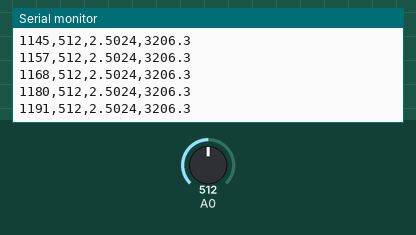
Bench run of a sketch on a simulated Arduino Uno, built with avr-gcc and run on an emulated ATmega328P. Shown: the last lines printed to the serial monitor. The test bench sets the inputs (shaded band); at power-on: A0 = 512.

Above: at 1.2 s.
1.3 s: A0 set to 5
At 2.0 s:
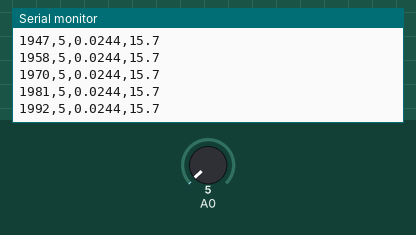
2.8 s: A0 set to 2
At 3.8 s:
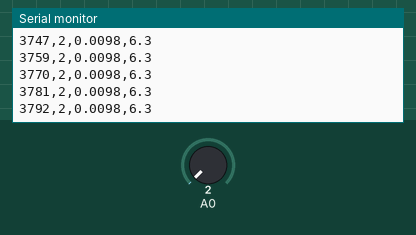
4.3 s: A0 set to 1006
At 5.3 s:
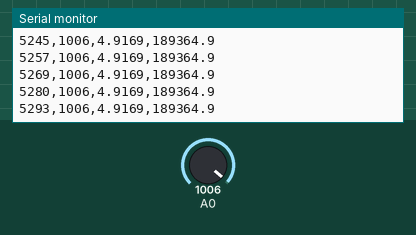
5.8 s: A0 set to 1023
At 6.4 s:
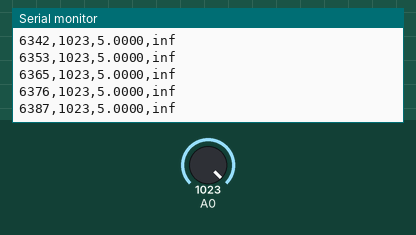
Timing chart, 0 to 8.3 s (numbered marks = the images above; inputs shaded):
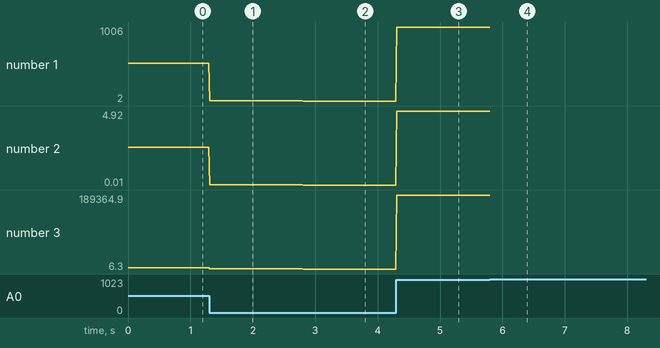

Measured:
- the behaviour switches between 1022 and 1023 on A0 (found by bisection; images 3 and 4)

The sketch:

testVoltage.ino
```cpp
void setup() {
  Serial.begin(115200);
}

void loop() {
  int raw = analogRead(A0);
  float voltage = raw * (5.0 / 1023.0);
  float Rs = 3200.0;
  float R_sensor = Rs * voltage / (5.0 - voltage);

  Serial.print(millis());
  Serial.print(",");
  Serial.print(raw);
  Serial.print(",");
  Serial.print(voltage, 4);
  Serial.print(",");
  Serial.println(R_sensor, 1);

  delay(10);
}
```
